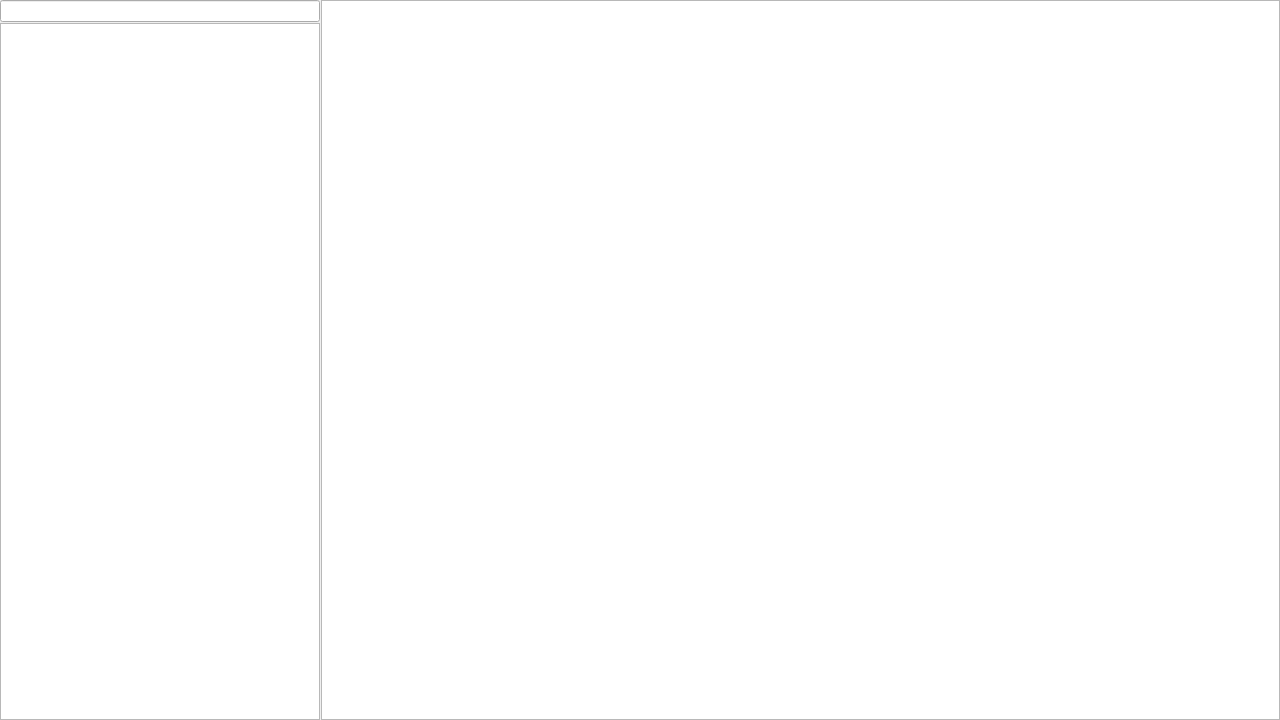
<?xml version="1.0" encoding="UTF-8"?>
<ui version="4.0">
 <class>mainWindow</class>
 <widget class="QWidget" name="mainWindow">
  <property name="geometry">
   <rect>
    <x>0</x>
    <y>0</y>
    <width>1280</width>
    <height>720</height>
   </rect>
  </property>
  <property name="sizePolicy">
   <sizepolicy hsizetype="Preferred" vsizetype="Preferred">
    <horstretch>0</horstretch>
    <verstretch>0</verstretch>
   </sizepolicy>
  </property>
  <property name="windowTitle">
   <string>Form</string>
  </property>
  <property name="autoFillBackground">
   <bool>false</bool>
  </property>
  <layout class="QHBoxLayout" name="horizontalLayout">
   <property name="spacing">
    <number>1</number>
   </property>
   <property name="leftMargin">
    <number>0</number>
   </property>
   <property name="topMargin">
    <number>0</number>
   </property>
   <property name="rightMargin">
    <number>0</number>
   </property>
   <property name="bottomMargin">
    <number>0</number>
   </property>
   <item>
    <layout class="QVBoxLayout" name="verticalLayout">
     <property name="spacing">
      <number>1</number>
     </property>
     <item>
      <widget class="QLineEdit" name="lineEdit">
       <property name="sizePolicy">
        <sizepolicy hsizetype="Fixed" vsizetype="Fixed">
         <horstretch>0</horstretch>
         <verstretch>0</verstretch>
        </sizepolicy>
       </property>
       <property name="minimumSize">
        <size>
         <width>320</width>
         <height>0</height>
        </size>
       </property>
      </widget>
     </item>
     <item>
      <widget class="QTreeView" name="modelTypesTreeViewer">
       <property name="sizePolicy">
        <sizepolicy hsizetype="Fixed" vsizetype="Expanding">
         <horstretch>0</horstretch>
         <verstretch>0</verstretch>
        </sizepolicy>
       </property>
       <property name="minimumSize">
        <size>
         <width>320</width>
         <height>0</height>
        </size>
       </property>
       <attribute name="headerVisible">
        <bool>false</bool>
       </attribute>
      </widget>
     </item>
    </layout>
   </item>
   <item>
    <widget class="QTextBrowser" name="textBrowser"/>
   </item>
  </layout>
 </widget>
 <resources/>
 <connections/>
</ui>
